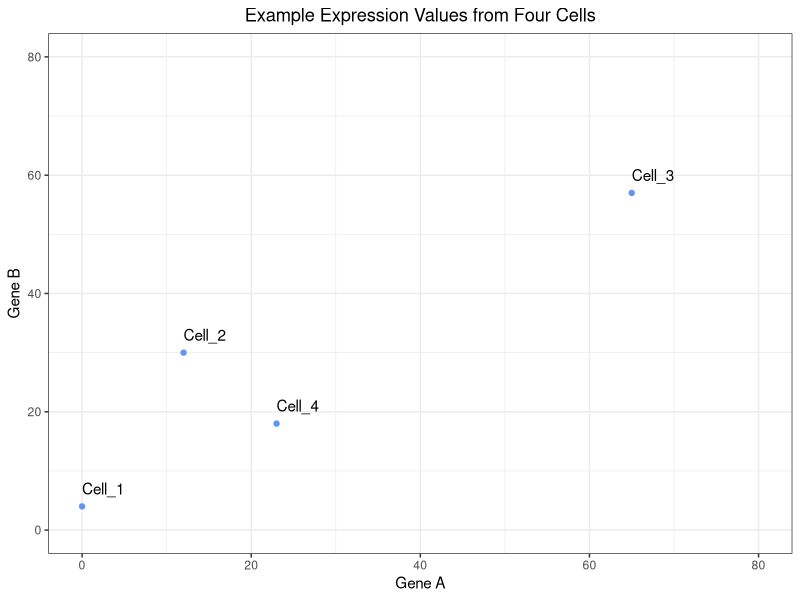
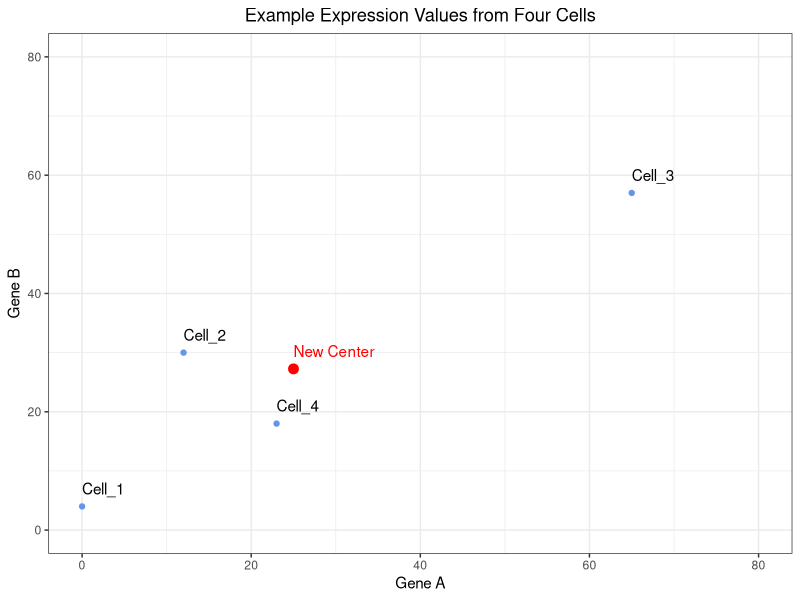
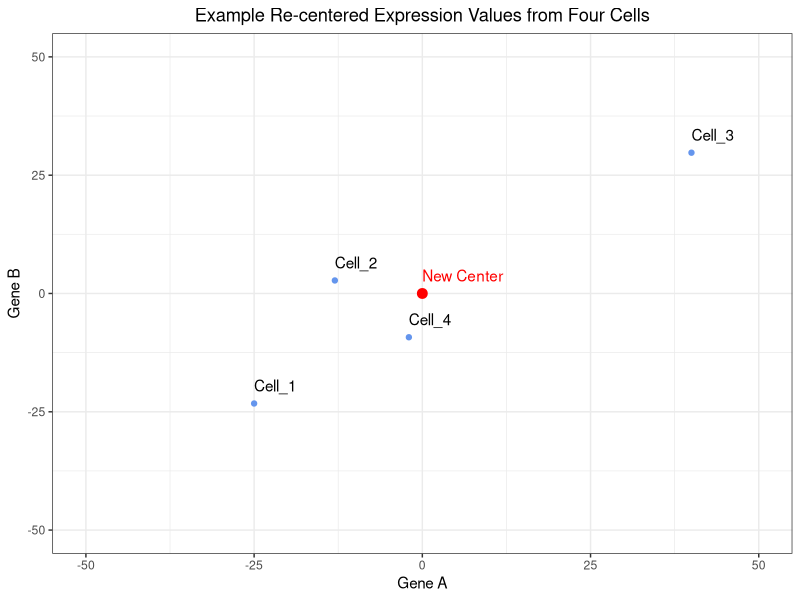
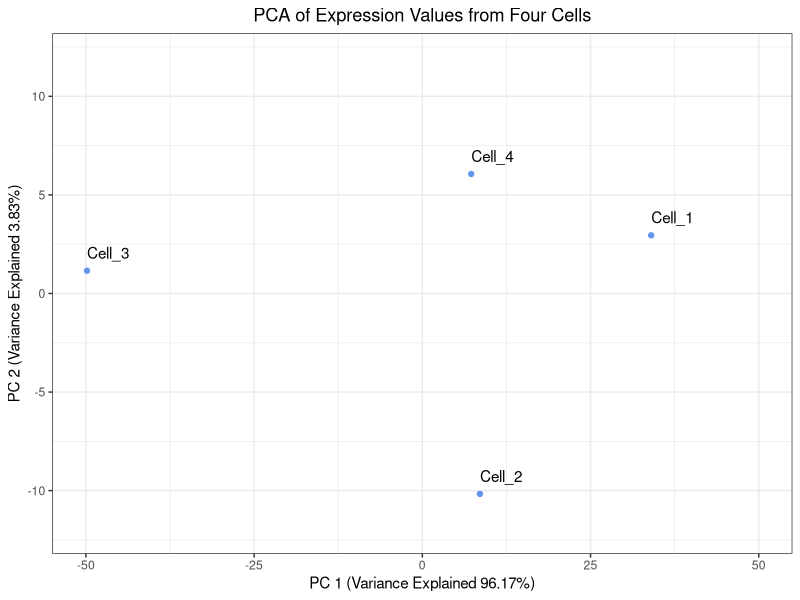
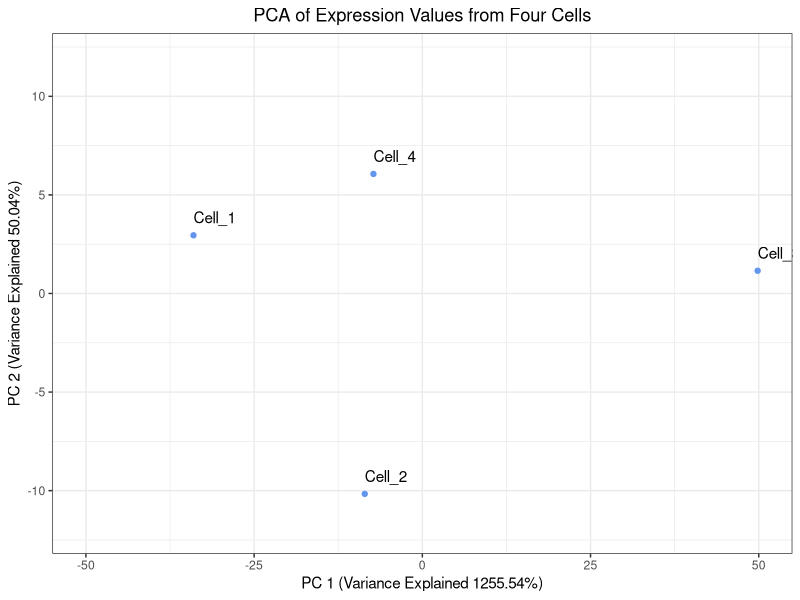

Source code (R) for these figures, in order:
## ---- chunk 1
library(tidyverse)
## ---- chunk 2
# Create a vector for Cell IDs
cells <- c("Cell_1", "Cell_2", "Cell_3", "Cell_4")
# Create a vector to hold expression values for Gene A across all of the cells
Gene_A <- c(0, 12, 65, 23)
# Create a vector to hold expression values for Gene B across all of the cells
Gene_B <- c(4, 30, 57, 18)

# Create a tibble to hold the cell names and expression values
expression_tibble <- tibble(cells, Gene_A, Gene_B)

# View the expression tibble
expression_tibble
## ---- chunk 3
# Create a plot to view the raw expression data
ggplot(expression_tibble, aes(x = Gene_A, y = Gene_B, label = cells)) +
  geom_point(color = "cornflowerblue") +
  geom_text(hjust = 0, vjust = -1) +
  xlim(0, 80) +
  ylim(0, 80) +
  theme_bw() +
  xlab("Gene A") +
  ylab("Gene B") +
  ggtitle("Example Expression Values from Four Cells") +
  theme(plot.title = element_text(hjust = 0.5))
## ---- chunk 4
# Determine the center of the data by:
# Finding the average expression of gene A
Gene_A_mean <- mean(expression_tibble$Gene_A)
# Finding the average expression of gene B
Gene_B_mean <- mean(expression_tibble$Gene_B)

# Create a vector to hold the center of the data
center_of_data <- c(Gene_A_mean, Gene_B_mean)
# Assign names to the components of the vector
names(center_of_data) <- c("Gene_A", "Gene_B")
# Print out the center_of_data vector
center_of_data
## ---- chunk 5
# View where the center of the data is located
ggplot(expression_tibble, aes(x = Gene_A, y = Gene_B, label = cells)) +
  geom_point(color = "cornflowerblue") +
    annotate("point", x = Gene_A_mean, y = Gene_B_mean, color = "red", size = 3) +
  geom_text(hjust = 0, vjust = -1) +
  annotate("text", x = Gene_A_mean, y = Gene_B_mean, color = "red", label="New Center", hjust = 0, vjust = -1) +
  xlim(0, 80) +
  ylim(0, 80) +
  theme_bw() +
  xlab("Gene A") +
  ylab("Gene B") +
  ggtitle("Example Expression Values from Four Cells") +
  theme(plot.title = element_text(hjust = 0.5))
## ---- chunk 6
# Shift the data points so that they data is centered on the origin
recentered_expression_tibble <- expression_tibble %>%
  mutate(
    Gene_A = Gene_A - Gene_A_mean,
    Gene_B = Gene_B - Gene_B_mean
  )

# Print out the re-centered data
recentered_expression_tibble
## ---- chunk 7
# Plot the raw data after it has been shifted to have the center of the data align with the origin
ggplot(recentered_expression_tibble, aes(x = Gene_A, y = Gene_B, label = cells)) +
  geom_point(color = "cornflowerblue") +
  annotate("point", x = 0, y = 0, color = "red", size = 3) +
  geom_text(hjust = 0, vjust = -1) +
  annotate("text", x = 0, y = 0, color = "red", label="New Center", hjust = 0, vjust = -1) +
  xlim(-50, 50) +
  ylim(-50, 50) +
  theme_bw() +
  xlab("Gene A") +
  ylab("Gene B") +
  ggtitle("Example Re-centered Expression Values from Four Cells") +
  theme(plot.title = element_text(hjust = 0.5))
## ---- chunk 8
# Move the cell IDs to the rownames and convert the tibble to a matrix
recentered_expression_matrix <- recentered_expression_tibble %>% 
  column_to_rownames("cells") %>% 
  as.matrix()

# Create a covariance matrix
cov_matrix <- cov(recentered_expression_matrix)

# Print out the covariance matrix
cov_matrix
## ---- chunk 9
# Estimate the covariance of Gene A and Gene B by hand
(1/(4-1))*((0-25)*(4-27.25) + (12-25)*(30-27.25) + (65-25)*(57-27.25) + (23-25)*(18-27.25))

# Or you can use the covariance function
cov(recentered_expression_matrix[, "Gene_A"], recentered_expression_matrix[, "Gene_B"])
## ---- chunk 10
# Estimate the variance for Gene A
var(recentered_expression_matrix[, "Gene_A"])
## ---- chunk 11
# Estimate the covariance for Gene A and Gene A
cov(recentered_expression_matrix[, "Gene_A"], recentered_expression_matrix[, "Gene_A"])
## ---- chunk 12
# Extract the covariance estimate of Gene A and Gene A from the covariance matrix
cov_matrix["Gene_A", "Gene_A"]
## ---- chunk 13
# Estimate the covariance of Gene B and Gene A
cov(recentered_expression_tibble[, "Gene_B"], recentered_expression_tibble[, "Gene_A"])
## ---- chunk 14
# Find the eigenvalues and eigenvectors of the covariance matrix
eig <- eigen(cov_matrix)

# Print the output from eigen()
eig
## ---- chunk 15
# Print the eigenvalues
eig$values
## ---- chunk 16
# Check the eigenvalues and eigenvectors
(cov_matrix - eig$values[1]*diag(2)) %*% eig$vectors[,1]
## ---- chunk 17
# Print the eigenvectors
eig$vectors
## ---- chunk 18
# Transform the data into PC space by multiply the re-centered expression matrix by the eigenvectors
pc_scores <- recentered_expression_matrix %*% eig$vectors
# Name the columns in pc_scores object
colnames(pc_scores) <- c("PC_1", "PC_2")

# Print out the pc_scores object
pc_scores
## ---- chunk 19
# Calculate the percent of variance explained by each PC using the eigenvalues
pct_var_explained <- (eig$values / sum(eig$values)) * 100
# Name the elements of the pct_var_explained by their PC
names(pct_var_explained) <- c("PC_1", "PC_2")

# Print out the percent of variance explained by each PC
pct_var_explained
## ---- chunk 20
# Create a tibble to hold the PC scores we found and also make the Cell IDs into a column
pc_scores_tibble <- pc_scores %>% 
  as.data.frame() %>% 
  rownames_to_column("cells") %>% 
  as_tibble()

# Plot the PC scores we found
ggplot(pc_scores_tibble, aes(x = PC_1, y = PC_2, label = cells)) +
  geom_point( color = "cornflowerblue") +
  geom_text(hjust = 0, vjust = -1) +
  theme_bw() +
  xlim(-50, 50) +
  ylim(-12, 12) +
  xlab(paste0("PC 1 (Variance Explained ", round(pct_var_explained["PC_1"], digits = 2),"%)")) +
  ylab(paste0("PC 2 (Variance Explained ", round(pct_var_explained["PC_2"], digits = 2),"%)")) +
  ggtitle("PCA of Expression Values from Four Cells") +
  theme(plot.title = element_text(hjust = 0.5))
## ---- chunk 21
# Run prcomp() on the expression tibble after moving the Cell IDs to be rownames
prcomp_PCA <- expression_tibble %>% 
  column_to_rownames("cells") %>% 
  prcomp()
## ---- chunk 22
# Print the center of the data found by prcomp()
prcomp_PCA$center
## ---- chunk 23
# Print the center of the data we found
center_of_data
## ---- chunk 24
# Print the eigenvalues found by prcomp() by squaring prcomp_PCA$sdev
prcomp_eigenvalues <- prcomp_PCA$sdev ** 2
# Name the elements of the prcomp_eigenvalues by their PC
names(prcomp_eigenvalues) <- c("PC_1", "PC_2")

# Print out prcomp_eigenvalues
prcomp_eigenvalues
## ---- chunk 25
# Print the eigenvalues we found
eig$values
## ---- chunk 26
# Print the eigenvectors found by prcomp()
prcomp_PCA$rotation
## ---- chunk 27
# Print the eigenvectors we found
eig$vectors
## ---- chunk 28
# Print the PC scores found by prcomp()
prcomp_PCA$x
## ---- chunk 29
# Print the PC scores we found
pc_scores
## ---- chunk 30
# Create a tibble to hold the PC scores prcomp() found and also make the Cell IDs into a column
prcomp_pc_scores_tibble <- prcomp_PCA$x %>% 
  as.data.frame() %>% 
  rownames_to_column("cells") %>% 
  as_tibble()

# Plot the PC scores found by prcomp()
ggplot(prcomp_pc_scores_tibble, aes(x = PC1, y = PC2, label = cells)) +
  geom_point( color = "cornflowerblue") +
  geom_text(hjust = 0, vjust = -1) +
  theme_bw() +
  xlim(-50, 50) +
  ylim(-12, 12) +
  xlab(paste0("PC 1 (Variance Explained ", round(prcomp_eigenvalues["PC_1"], digits = 2),"%)")) +
  ylab(paste0("PC 2 (Variance Explained ", round(prcomp_eigenvalues["PC_2"], digits = 2),"%)")) +
  ggtitle("PCA of Expression Values from Four Cells") +
  theme(plot.title = element_text(hjust = 0.5))
